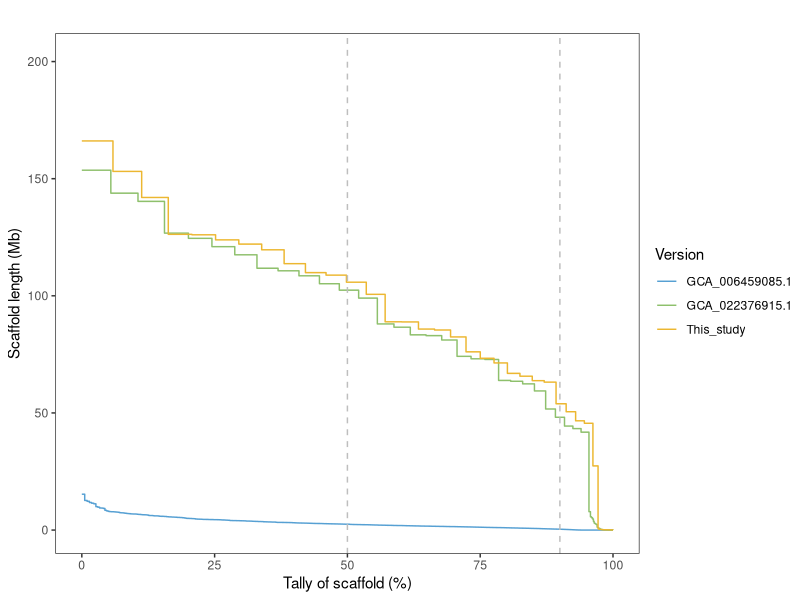

Source code (R):
library(ggplot2)

data = read.table(file = "./00_files/Summary_of_the_lengths_of_the_three_versions_musk_deer.txt", header = T, check.names = F)

data_plot = as.data.frame(matrix(ncol = 3, nrow = 1))
colnames(data_plot) = c("Length","Version","Position_percentage")

for (version in c("GCA_006459085.1","GCA_022376915.1","This_study")) {
  data_one = data[data[["Version"]]==version, ]
  data_one_version = as.data.frame(matrix(ncol = 3, nrow = nrow(data_one)*2))
  colnames(data_one_version) = c("Length","Version","Position_percentage")
  data_one_version[["Length"]] = rep(data_one[["Length"]], each = 2)
  data_one_version[["Version"]] = version
  for (num in 1:nrow(data_one)) {
    if(num == 1) {
      data_one_version[["Position_percentage"]][2*num-1] = 0
      data_one_version[["Position_percentage"]][2*num] = data_one[["Position_percentage"]][num]
    }
    if(num != 1) {
      data_one_version[["Position_percentage"]][2*num-1] = data_one[["Position_percentage"]][num-1]
      data_one_version[["Position_percentage"]][2*num] = data_one[["Position_percentage"]][num]
    }
  }
  data_plot = rbind(data_plot, data_one_version)
  data_plot = na.omit(data_plot)
}



P = ggplot(data_plot, aes(Position_percentage, Length/1000000))+ 
  geom_line(aes(colour = Version), linewidth = 0.5)+
  scale_color_manual(values=c("GCA_006459085.1" = "#56a0d3",
                              "GCA_022376915.1" = "#8ec06c",
                              "This_study" = '#ecb731'))+
  theme_test()+
  #geom_hline(yintercept = 50, lty=2, col="grey", lwd=0.5)+ 
  geom_vline(xintercept = 50, lty=2, col="grey", lwd=0.5)+
  geom_vline(xintercept = 90, lty=2, col="grey", lwd=0.5)+
  scale_x_continuous(limits = c(0, 100))+
  scale_y_continuous(limits = c(0, 202))+
  xlab("Tally of scaffold (%)")+
  ylab("Scaffold length (Mb)")+
  labs(title = "")

ggsave(P, filename = "Comparison of different versions of genome scaffold N50.pdf", width = 5, height = 3.5)


rm(list = ls())
dev.off()
